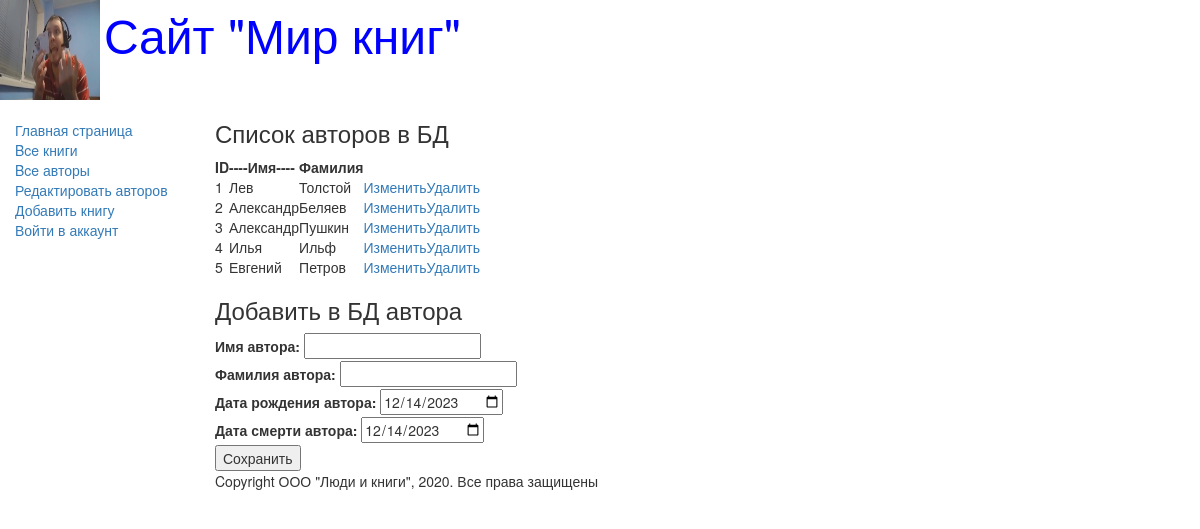
Page /authors_add/ on the committed database.
### catalog/models.py (models this page shows, shortened)
class Autor(models.Model):
    name = models.CharField(max_length=100,
                            help_text="Введите имя автора",
                            verbose_name="Имя автора")
    last_name = models.CharField(max_length=100,
                                 help_text="Введиите фамилию автра",
                                 verbose_name="Фамилия автора")
    date_of_birth = models.DateField(
        help_text="Введите дату рождения",
        verbose_name="Дата рождения",
        null=True, blank=True
    )
    date_of_death = models.DateField(
        help_text="Введите дату смерти",
        verbose_name="Дата смерти",
        null=True, blank=True
    )

### catalog/views.py (the view)
# urls.py: path('authors_add/', views.authors_add, name='authors_add'),
def authors_add(request):
    author = Autor.objects.all()
    author_form = AuthorsForm()
    return render(request, "catalog/authors_add.html", {'form': author_form, 'author': author})

### catalog/forms.py
class AuthorsForm(forms.Form):
    name = forms.CharField(label="Имя автора")
    last_name = forms.CharField(label="Фамилия автора")
    date_of_birth = forms.DateField(label="Дата рождения автора",
                                    initial=format(date.today()),
                                    widget=forms.DateInput(attrs={'type': 'date'}))
    date_of_beath = forms.DateField(label="Дата смерти автора",
                                    initial=format(date.today()),
                                    widget=forms.DateInput(attrs={'type': 'date'}))

### templates/catalog/authors_add.html (shortened to what this page needs)
{% extends "base_generic.html" %}
{% block content %}
<h3>Список авторов в БД</h3>
<table>
    <thead><th>ID</th><th>----Имя----</th><th>Фамилия</th></thead>
    {% if author %}
        {% for author in author.all %}
            <tr>
                <td>{{ author.id }}</td>
                <td>{{ author.name }}</td>
                <td>{{ author.last_name }}</td>
                <td><a href="/edit1/{{ author.id }}">Изменить</a></td>
                <td><a href="/delete/{{ author.id }}">Удалить</a></td>
            </tr>
        {% endfor %}
    {% else %}
        <p>В базе данных нет авторов</p>
    {% endif %}
</table>
<h3>Добавить в БД автора</h3>
<form method="POST" action="/create/">
        <table>
            {{ form }}
        </table>
    <input type="submit" value="Сохранить">
</form>
{% endblock content %}

### rows in the picture
Autor: id "1", name "Лев", last_name "Толстой"
Autor: id "2", name "Александр", last_name "Беляев"
Autor: id "3", name "Александр", last_name "Пушкин"
Autor: id "4", name "Илья", last_name "Ильф"
Autor: id "5", name "Евгений", last_name "Петров"
